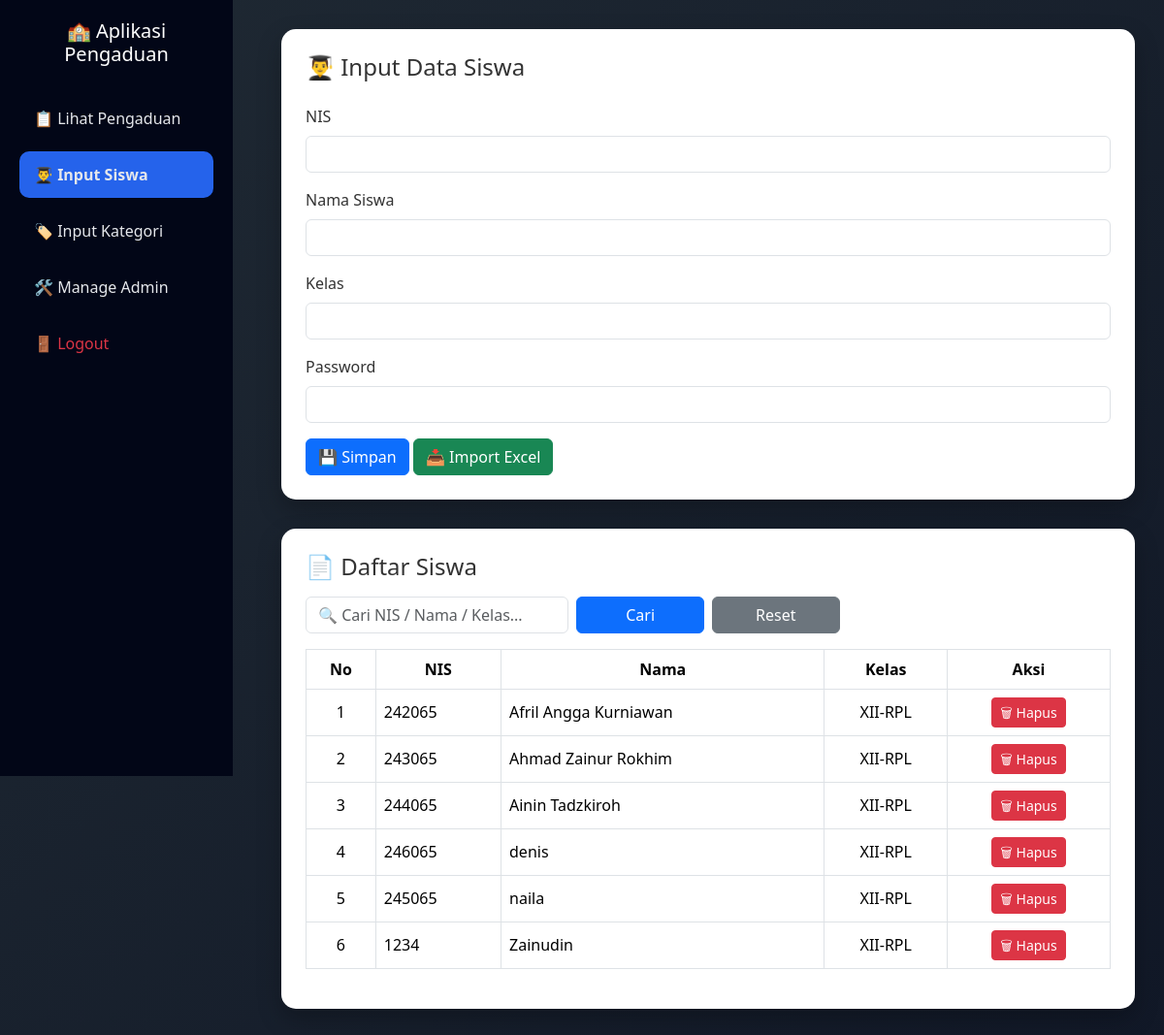
/input_siswa.php, run on an earlier commit of the app's database.
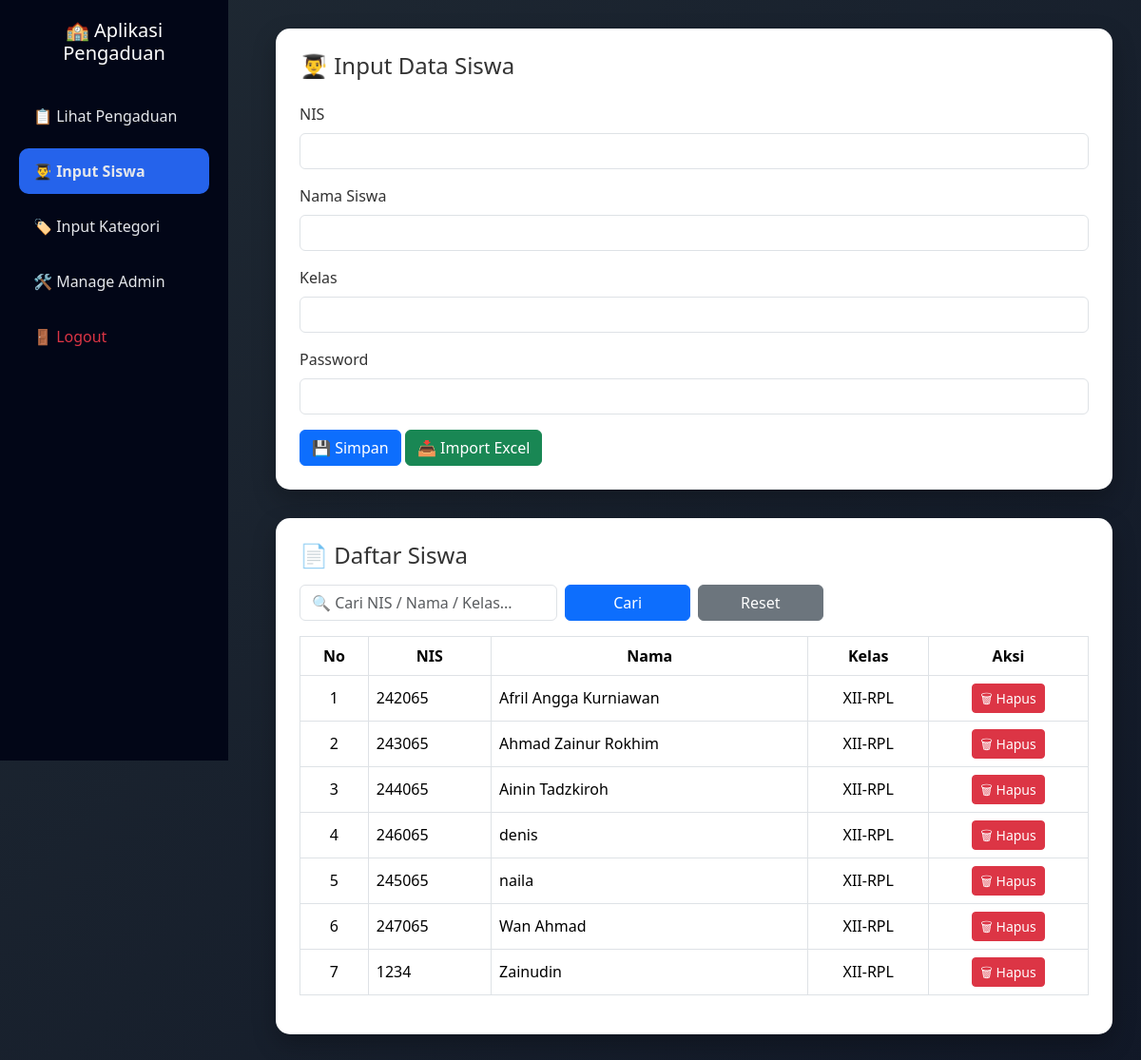
And on a later commit of the database.
### tables this page shows
CREATE TABLE `siswa` (
  `nis` int NOT NULL,
  `password` varchar(255) NOT NULL,
  `nama` varchar(100) NOT NULL,
  `kelas` varchar(10) DEFAULT NULL
);

### input_siswa.php (the view, shortened to what this page needs)
<?php
include 'config/koneksi.php';
$search = isset($_GET['search']) ? mysqli_real_escape_string($conn, $_GET['search']) : "";
$limit = 10;
$page  = isset($_GET['page']) ? (int)$_GET['page'] : 1;
$page  = ($page < 1) ? 1 : $page;
$offset = ($page - 1) * $limit;
$where = "";
$q = mysqli_query(
    $conn,
    "SELECT * FROM siswa $where ORDER BY nama ASC LIMIT $limit OFFSET $offset"
);
?>
<!doctype html>
<html lang="id">
<head>
<link href="https://cdn.jsdelivr.net/npm/bootstrap@5.3.2/dist/css/bootstrap.min.css" rel="stylesheet">
</head>
<body>
<div class="sidebar">
    <h5>🏫 Aplikasi Pengaduan</h5>
    <a href="dashboard_admin.php">📋 Lihat Pengaduan</a>
    <a href="input_siswa.php" class="active">👨‍🎓 Input Siswa</a>
    <a href="input_kategori.php">🏷️ Input Kategori</a>
    <a href="manage_admin.php">🛠️ Manage Admin</a>
    <a href="logout.php" class="text-danger">🚪 Logout</a>
</div>
<div class="content">
    <div class="card-custom">
        <h4 class="mb-4">👨‍🎓 Input Data Siswa</h4>
        <form action="admin_input_siswa.php" method="POST">
            <div class="mb-3">
                <label class="form-label">NIS</label>
                <input type="text" name="nis" class="form-control" required>
            </div>
            <div class="mb-3">
                <label class="form-label">Nama Siswa</label>
                <input type="text" name="nama" class="form-control" required>
            </div>
            <div class="mb-3">
                <label class="form-label">Kelas</label>
                <input type="text" name="kelas" class="form-control" required>
            </div>
            <div class="mb-3">
                <label class="form-label">Password</label>
                <input type="password" name="password" class="form-control" required>
            </div>
            <button class="btn btn-primary">💾 Simpan</button>
            <a href="import_siswa_excel.php" class="btn btn-success">📥 Import Excel</a>
        </form>
    </div>
    <div class="card-custom">
        <h4 class="mb-3">📄 Daftar Siswa</h4>
        <form method="GET" class="row g-2 mb-3">
            <div class="col-md-4">
                <input type="text" name="search" class="form-control"
                       placeholder="🔍 Cari NIS / Nama / Kelas..."
                       value="<?= htmlspecialchars($search) ?>">
            </div>
            <div class="col-md-2 d-grid">
                <button class="btn btn-primary w-100">Cari</button>
            </div>
            <div class="col-md-2 d-grid">
                <a href="input_siswa.php" class="btn btn-secondary w-100">Reset</a>
            </div>
        </form>
        <div class="table-responsive">
        <table class="table table-bordered table-hover align-middle">
            <thead class="text-center">
                <tr>
                    <th>No</th>
                    <th>NIS</th>
                    <th>Nama</th>
                    <th>Kelas</th>
                    <th>Aksi</th>
                </tr>
            </thead>
            <tbody>
            <?php
            $no = $offset + 1;
            while($d = mysqli_fetch_assoc($q)){
            ?>
                <tr>
                    <td class="text-center"><?= $no++ ?></td>
                    <td><?= $d['nis'] ?></td>
                    <td><?= $d['nama'] ?></td>
                    <td class="text-center"><?= $d['kelas'] ?></td>
                    <td class="text-center">
                        <a href="hapus_siswa.php?nis=<?= $d['nis'] ?>"
                           class="btn btn-danger btn-sm"
                           onclick="return confirm('Yakin hapus siswa ini?')">
                           🗑 Hapus
                        </a>
                    </td>
                </tr>
            <?php } ?>
            </tbody>
        </table>
        </div>
    </div>
</div>
</body>
</html>

### input_siswa.php (style rules this page uses)
body { background: linear-gradient(135deg, #1f2933, #111827); min-height: 100vh; font-family: 'Segoe UI', sans-serif; color: #fff; }
.sidebar { width: 240px; background: #020617; min-height: 100vh; position: fixed; padding: 20px; }
.sidebar h5 { text-align: center; margin-bottom: 30px; }
.sidebar a { display: block; padding: 12px 15px; color: #e5e7eb; text-decoration: none; border-radius: 10px; margin-bottom: 10px; }
.sidebar a.active { background: #2563eb; font-weight: 600; }
.content { margin-left: 260px; padding: 30px; }
.card-custom { background: #ffffff; color: #333; border-radius: 15px; padding: 25px; box-shadow: 0 10px 25px rgba(0,0,0,.25); margin-bottom: 30px; }
thead { background: #1e40af; color: #fff; }

What changed in the data, as far as the page shows it:
added siswa: nis "247065", nama "Wan Ahmad", kelas "XII-RPL"
